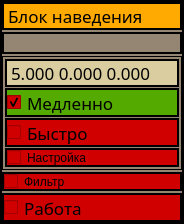
<?xml version="1.0" encoding="UTF-8"?>
<ui version="4.0">
 <class>AimingBlockWindow</class>
 <widget class="QWidget" name="AimingBlockWindow">
  <property name="geometry">
   <rect>
    <x>0</x>
    <y>0</y>
    <width>184</width>
    <height>224</height>
   </rect>
  </property>
  <property name="windowTitle">
   <string>AimingBlockWindow</string>
  </property>
  <property name="styleSheet">
   <string notr="true">QWidget
{
border: 2px solid line black;
	background-color: rgb(148, 134, 115);
	font: 13pt &quot;Sans Serif&quot;;
}
QLineEdit
{
border: 2px solid line black;
	
	background-color: rgb(227, 227, 227);
}</string>
  </property>
  <layout class="QGridLayout" name="gridLayout">
   <property name="leftMargin">
    <number>2</number>
   </property>
   <property name="topMargin">
    <number>2</number>
   </property>
   <property name="rightMargin">
    <number>2</number>
   </property>
   <property name="bottomMargin">
    <number>2</number>
   </property>
   <property name="spacing">
    <number>2</number>
   </property>
   <item row="1" column="0">
    <widget class="QLabel" name="label_2">
     <property name="sizePolicy">
      <sizepolicy hsizetype="Maximum" vsizetype="Preferred">
       <horstretch>0</horstretch>
       <verstretch>0</verstretch>
      </sizepolicy>
     </property>
     <property name="maximumSize">
      <size>
       <width>200</width>
       <height>70</height>
      </size>
     </property>
     <property name="text">
      <string/>
     </property>
     <property name="pixmap">
      <pixmap>:/MainControllerQClass/TrainerPictures/Контроллер3.png</pixmap>
     </property>
     <property name="scaledContents">
      <bool>true</bool>
     </property>
     <property name="alignment">
      <set>Qt::AlignCenter</set>
     </property>
    </widget>
   </item>
   <item row="0" column="0">
    <widget class="QLabel" name="label">
     <property name="sizePolicy">
      <sizepolicy hsizetype="Preferred" vsizetype="Maximum">
       <horstretch>0</horstretch>
       <verstretch>0</verstretch>
      </sizepolicy>
     </property>
     <property name="font">
      <font>
       <family>Sans Serif</family>
       <pointsize>13</pointsize>
       <weight>50</weight>
       <italic>false</italic>
       <bold>false</bold>
      </font>
     </property>
     <property name="styleSheet">
      <string notr="true">QLabel
{
border: 2px solid line black;
	
	background-color: rgb(255, 170, 0);
}</string>
     </property>
     <property name="text">
      <string>Блок наведения</string>
     </property>
    </widget>
   </item>
   <item row="2" column="0">
    <widget class="QGroupBox" name="groupBox">
     <property name="styleSheet">
      <string notr="true">QGroupBox
{
border: 1px solid line;
	color: rgb(148, 148, 148);
}


QPushButton
{
background-color: rgb(170, 0, 0);
}

QPushButton:checked
{

 
	background-color: rgb(85, 170, 0);

}

QPushButton:pressed
{

 
	
	background-color: qlineargradient(spread:pad, x1:0.025, y1:0.00568182, x2:1, y2:1, stop:0 rgba(0, 170, 18, 255), stop:1 rgba(255, 255, 255, 255));

}
</string>
     </property>
     <property name="title">
      <string/>
     </property>
     <layout class="QVBoxLayout" name="verticalLayout">
      <property name="spacing">
       <number>1</number>
      </property>
      <property name="leftMargin">
       <number>1</number>
      </property>
      <property name="topMargin">
       <number>1</number>
      </property>
      <property name="rightMargin">
       <number>1</number>
      </property>
      <property name="bottomMargin">
       <number>1</number>
      </property>
      <item>
       <widget class="QLabel" name="labelPidParam">
        <property name="font">
         <font>
          <family>Sans Serif</family>
          <pointsize>13</pointsize>
          <weight>50</weight>
          <italic>false</italic>
          <bold>false</bold>
         </font>
        </property>
        <property name="styleSheet">
         <string notr="true">QLabel
{
  
	font: 13pt &quot;Sans Serif&quot;;
	background-color: rgb(218, 206, 161);
}</string>
        </property>
        <property name="text">
         <string>5.000 0.000 0.000</string>
        </property>
       </widget>
      </item>
      <item>
       <widget class="QCheckBox" name="checkMoveSlowPID">
        <property name="font">
         <font>
          <family>Sans Serif</family>
          <pointsize>13</pointsize>
          <weight>50</weight>
          <italic>false</italic>
          <bold>false</bold>
         </font>
        </property>
        <property name="styleSheet">
         <string notr="true">QCheckBox
{
border: 2px solid line black;
	
	
	background-color: rgb(208, 0, 0);
}

QCheckBox::checked
{
border: 2px solid line black;
	
	background-color: rgb(85, 170, 0);
}</string>
        </property>
        <property name="text">
         <string>Медленно</string>
        </property>
        <property name="checked">
         <bool>true</bool>
        </property>
        <property name="autoExclusive">
         <bool>true</bool>
        </property>
       </widget>
      </item>
      <item>
       <widget class="QCheckBox" name="checkMoveFastPID">
        <property name="font">
         <font>
          <family>Sans Serif</family>
          <pointsize>13</pointsize>
          <weight>50</weight>
          <italic>false</italic>
          <bold>false</bold>
         </font>
        </property>
        <property name="styleSheet">
         <string notr="true">QCheckBox
{
border: 2px solid line black;
	
	
	background-color: rgb(208, 0, 0);
}

QCheckBox::checked
{
border: 2px solid line black;
	
	background-color: rgb(85, 170, 0);
}</string>
        </property>
        <property name="text">
         <string>Быстро</string>
        </property>
        <property name="autoExclusive">
         <bool>true</bool>
        </property>
       </widget>
      </item>
      <item>
       <widget class="QCheckBox" name="checkTuningMode">
        <property name="styleSheet">
         <string notr="true">QCheckBox
{
border: 2px solid line black;
	
	
	background-color: rgb(208, 0, 0);
}

QCheckBox::checked
{
border: 2px solid line black;
	
	background-color: rgb(85, 170, 0);
}</string>
        </property>
        <property name="text">
         <string>Настройка</string>
        </property>
        <property name="autoExclusive">
         <bool>true</bool>
        </property>
       </widget>
      </item>
     </layout>
    </widget>
   </item>
   <item row="4" column="0">
    <widget class="QCheckBox" name="checkWorkBlock">
     <property name="font">
      <font>
       <family>Sans Serif</family>
       <pointsize>13</pointsize>
       <weight>50</weight>
       <italic>false</italic>
       <bold>false</bold>
      </font>
     </property>
     <property name="styleSheet">
      <string notr="true">QCheckBox
{
border: 2px solid line black;
	
	
	background-color: rgb(208, 0, 0);
}

QCheckBox::checked
{
border: 2px solid line black;
	
	background-color: rgb(85, 170, 0);
}</string>
     </property>
     <property name="text">
      <string>Работа</string>
     </property>
    </widget>
   </item>
   <item row="3" column="0">
    <widget class="QCheckBox" name="checkBoxFilterOnOff">
     <property name="styleSheet">
      <string notr="true">QCheckBox
{
border: 2px solid line black;
	
	
	background-color: rgb(208, 0, 0);
}

QCheckBox::checked
{
border: 2px solid line black;
	
	background-color: rgb(85, 170, 0);
}</string>
     </property>
     <property name="text">
      <string>Фильтр</string>
     </property>
     <property name="checked">
      <bool>false</bool>
     </property>
    </widget>
   </item>
  </layout>
 </widget>
 <layoutdefault spacing="6" margin="11"/>
 <resources/>
 <connections/>
</ui>
